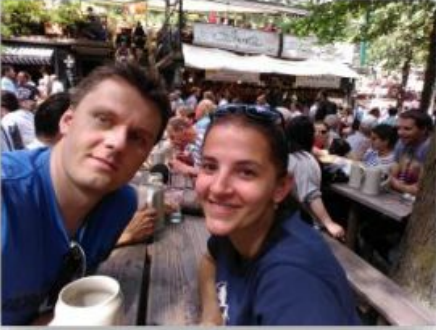
#> input picture lesson_9/data/jan_photo.png, 436 x 330 px
$ jupyter execute --allow-errors IntegralImage.ipynb
#> lines starting #> are read from the running program, lines starting #| are printed output that depends on the picture; long printed decimals are rounded
### Integral Image

Integral image is an extremely useful concept when we are facing the problem of summing up (rectangular) image regions (in pixel or in feature domain). In this notebook, we are going to show how to copmpute the integral image. In addition, we are going to measure the time for building a matrix holding the regional sums and compare the classical approach with the integral image approach.

[cell 1]
import cv2
import numpy as np
from time import perf_counter
from matplotlib import pyplot as plt
plt.rcParams['figure.figsize'] = [15, 10]

Let's load an example image.

[cell 2]
img = cv2.imread('./data/jan_photo.png')
#> img is the input picture: shape (330, 436, 3); mean B, G, R 92.1, 91.2, 104.7
img = cv2.cvtColor(img, cv2.COLOR_BGR2GRAY)
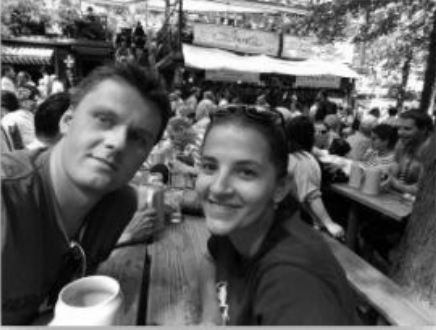
#> img: shape (330, 436); min 0, max 255, mean 95.4
plt.imshow(img, cmap='gray')
img = img/255

### Regional Sums

In face detection, computing the regional pixel sums (for evaluating the Haar basis functions) is a crucial step. For this example, we are now going to huild the sum matrix using a 15x15 sliding window. For the sake of simplicity, we won't bother with the border areas.

[cell 3]
rows, cols = img.shape
#> rows = 330; cols = 436
win = 15
sums = np.zeros((rows, cols))

# Start the computation
start = perf_counter()
# Sliding window
for r in range(win, rows-win-1):
    for c in range(win, cols-win-1):
        # Sum of pixel under the curren window
        sums[r, c] = np.sum(img[r-win:r+win+1, c-win:c+win+1])
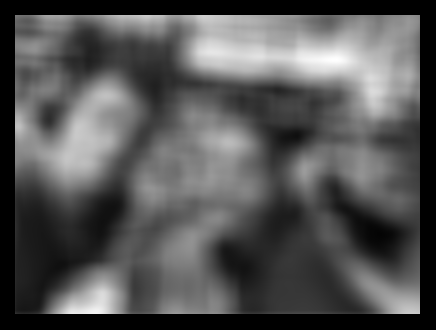
#> sums: shape (330, 436) float64; min 0, max 875.1, mean 291.2; drawn with min black and max white
# Elapsed time for building the matrix of regional sums
elapsed = perf_counter() - start
print('Elapsed time:', elapsed)

### Integral Image

As we see above, building the sum matrix using the sliding window approach is quite slow. In fact, it is prohibitevly slow for real-time applications. Fortunately, we can make use of the integral image. Let's first build the integral image and then use it to build the matrix of regional sums.

[cell 4]
sums_int_img = np.zeros((rows, cols))

start = perf_counter()
# Build integral image
int_img = img.cumsum(axis=0).cumsum(axis=1)
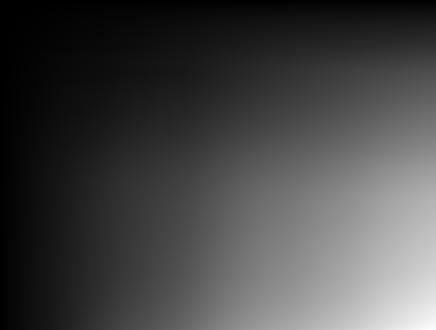
#> int_img: shape (330, 436) float64; min 0.761, max 53801.5, mean 14715.3; drawn with min black and max white
# Sliding window
for r in range(win, rows-win-1):
    for c in range(win, cols-win-1):
        # Summation of only 4 elements
        sums_int_img[r, c] = int_img[r+win, c+win] - \
                             int_img[r+win, c-win-1] - \
                             int_img[r-win-1, c+win] + \
                             int_img[r-win-1, c-win-1]
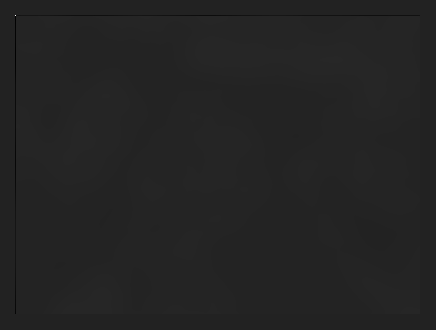
#> sums_int_img: shape (330, 436) float64; min -6854.3, max 43518, mean 270.7; drawn with min black and max white

elapsed = perf_counter() - start
print('Elapsed time:', elapsed)

By using the integral image the computation time has decreased 4 times! Not bad, but can we do better? We know that python is not extremely efficient when it comes to loops. Therefore, can we get (somehow) rid of them?

The asnwer is that we can. We can obtain the same results but first adjusting the regional matrices (A. B, C, D) by rolling their axes. Afterwards, the calculation of the matrix of regional sums is just a summation of four matrices.

[cell 5]
start = perf_counter()
# Build integral image
int_img = img.cumsum(axis=0).cumsum(axis=1)
# Build matrices for A, B, C and D regions (by axis rolling)
# Note: positive shift parameter rolls to the left,
# therefore the signs are inverted when compared to the loop above
A = np.roll(np.roll(int_img, win+1, axis=0), win+1, axis=1)
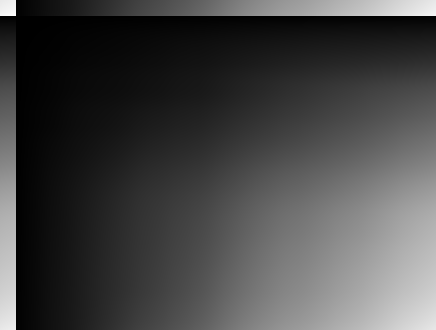
#> A: shape (330, 436) float64; min 0.761, max 53801.5, mean 14715.3; drawn with min black and max white
B = np.roll(np.roll(int_img, win+1, axis=0), -win, axis=1)
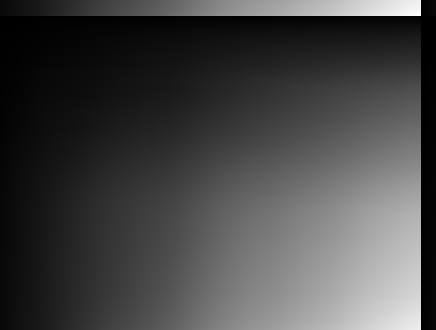
#> B: shape (330, 436) float64; min 0.761, max 53801.5, mean 14715.3; drawn with min black and max white
C = np.roll(np.roll(int_img, -win, axis=0), win+1, axis=1)
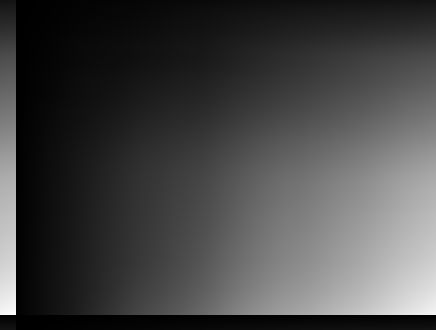
#> C: shape (330, 436) float64; min 0.761, max 53801.5, mean 14715.3; drawn with min black and max white
D = np.roll(np.roll(int_img, -win, axis=0), -win, axis=1)
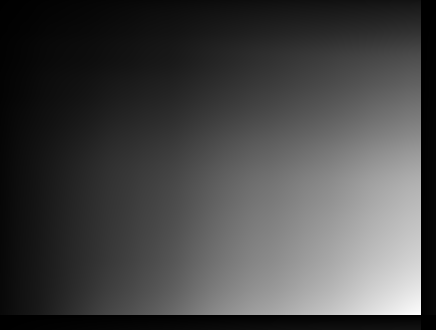
#> D: shape (330, 436) float64; min 0.761, max 53801.5, mean 14715.3; drawn with min black and max white

result = D - B - C + A
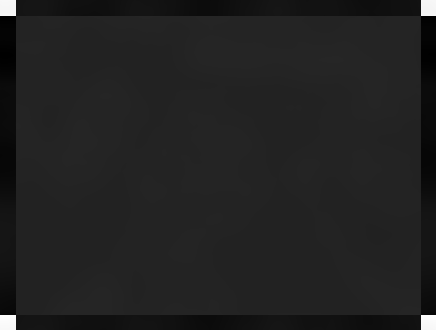
#> result: shape (330, 436) float64; min -6860.6, max 44861.3, mean 0; drawn with min black and max white
elapsed = perf_counter() - start
print('Elapsed time:', elapsed)

We have managed to reduce the time much further. The computation is now around 100 times faster!

[cell 6]
# Lets check the results
N = 400
#> (the rest of this cell did not finish here and is left out)

[cell 7]
# Average diff between sliding window vs integral image
np.mean(np.abs(sums[win+1:-win-1, win+1:-win-1] - sums_int_img[win+1:-win-1, win+1:-win-1]))
#> Out = 4.51e-12

[cell 8]
# Average diff between integral image vs "clever" integral image
np.mean(np.abs(sums_int_img[win+1:-win-1, win+1:-win-1] - result[win+1:-win-1, win+1:-win-1]))
#> Out = 1.17e-14

$ run again, with lesson_9/data/meeting.jpg saved as lesson_9/data/jan_photo.png
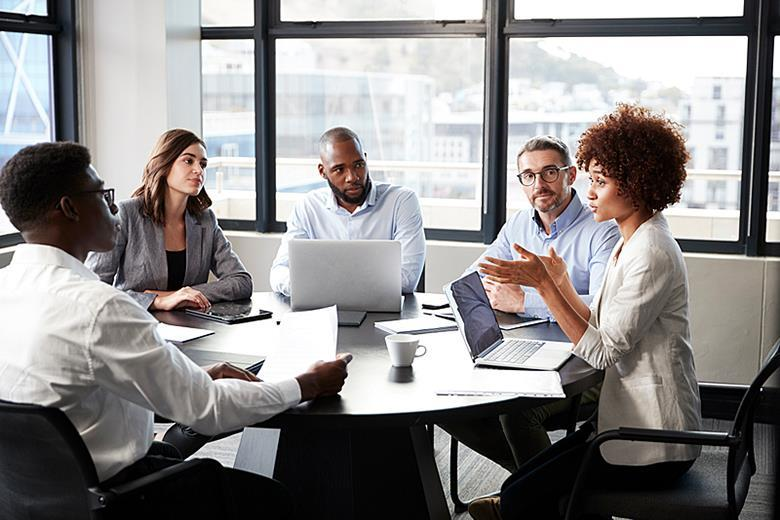
#> input picture lesson_9/data/meeting.jpg, 780 x 520 px
#> img is the input picture: shape (520, 780, 3); mean B, G, R 137, 137.2, 139.7
#> after the loop `for r in range(win, rows-win-1):`:
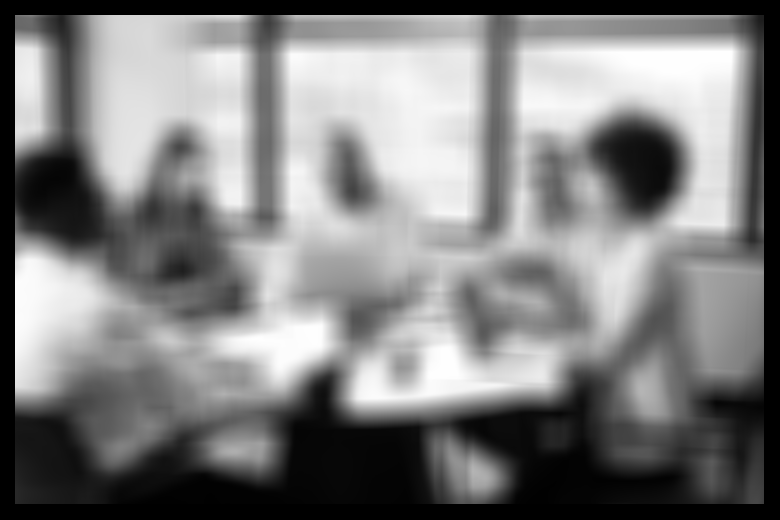
#> sums: shape (520, 780) float64; min 0, max 961, mean 480; drawn with min black and max white
#> `result = D - B - C + A`:
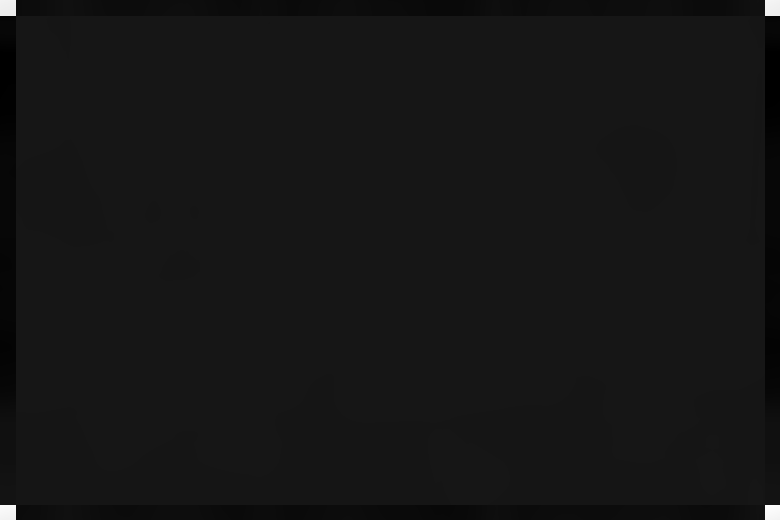
#> result: shape (520, 780) float64; min -19772.5, max 212186.2, mean 0; drawn with min black and max white
#| 852.384
#| 852.384
#| 852.384
#> `np.mean(np.abs(sums[win+1:-win-1, win+1:-win-1] - sums_int_img[win+1:-..`: Out = 1.97e-11
#> `np.mean(np.abs(sums_int_img[win+1:-win-1, win+1:-win-1] - result[win+1..`: Out = 1.98e-14

$ run again, with lesson_9/data/photo_1.jpg saved as lesson_9/data/jan_photo.png
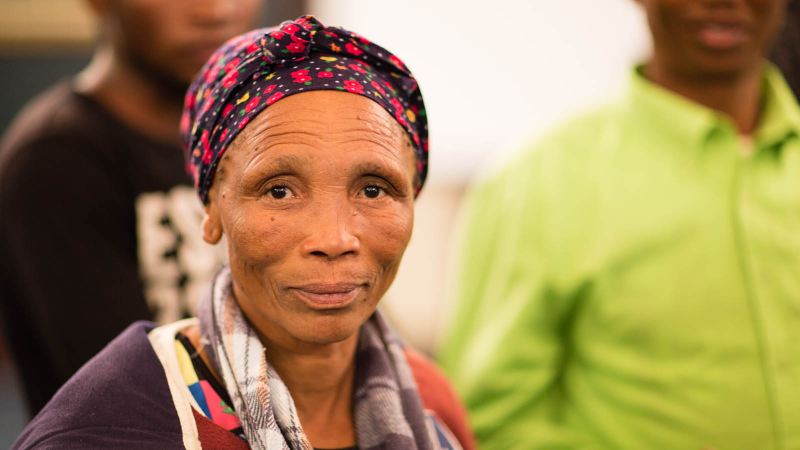
#> input picture lesson_9/data/photo_1.jpg, 1600 x 900 px (shown at 1/2 size)
#> img is the input picture: shape (900, 1600, 3); mean B, G, R 88.9, 136.2, 161.1
#> after the loop `for r in range(win, rows-win-1):`:
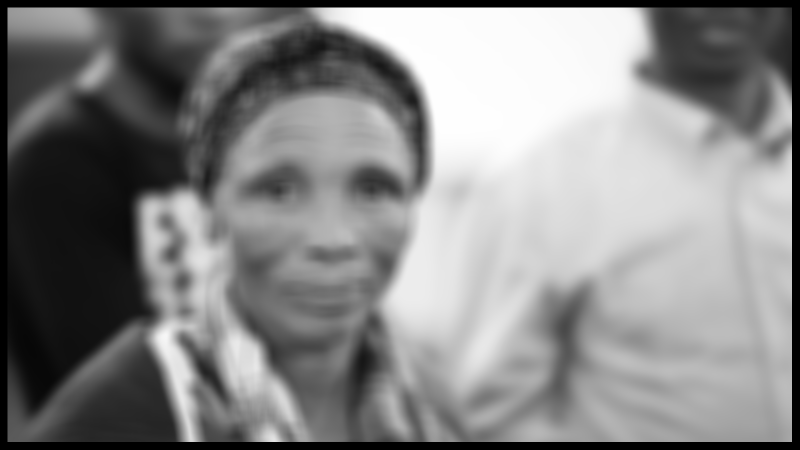
#> sums: shape (900, 1600) float64 (shown at 1/2 size); min 0, max 938.5, mean 496; drawn with min black and max white
#> `result = D - B - C + A`:
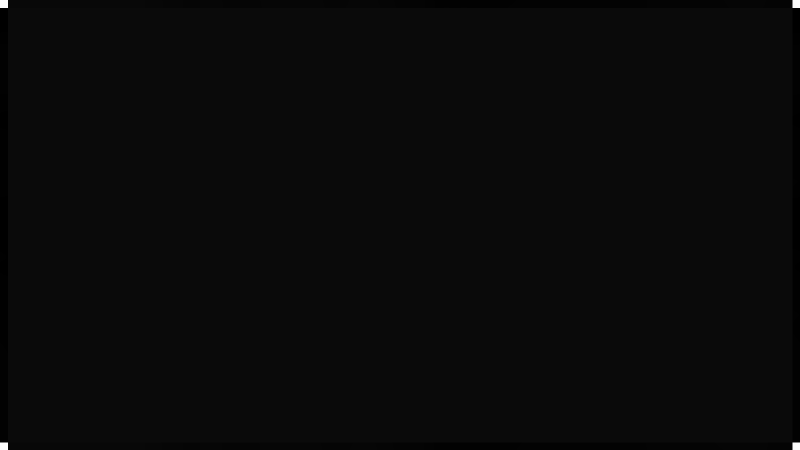
#> result: shape (900, 1600) float64 (shown at 1/2 size); min -31474.3, max 752434.5, mean 0; drawn with min black and max white
#| 474.416
#| 474.416
#| 474.416
#> `np.mean(np.abs(sums[win+1:-win-1, win+1:-win-1] - sums_int_img[win+1:-..`: Out = 5.39e-11
#> `np.mean(np.abs(sums_int_img[win+1:-win-1, win+1:-win-1] - result[win+1..`: Out = 1.39e-14
